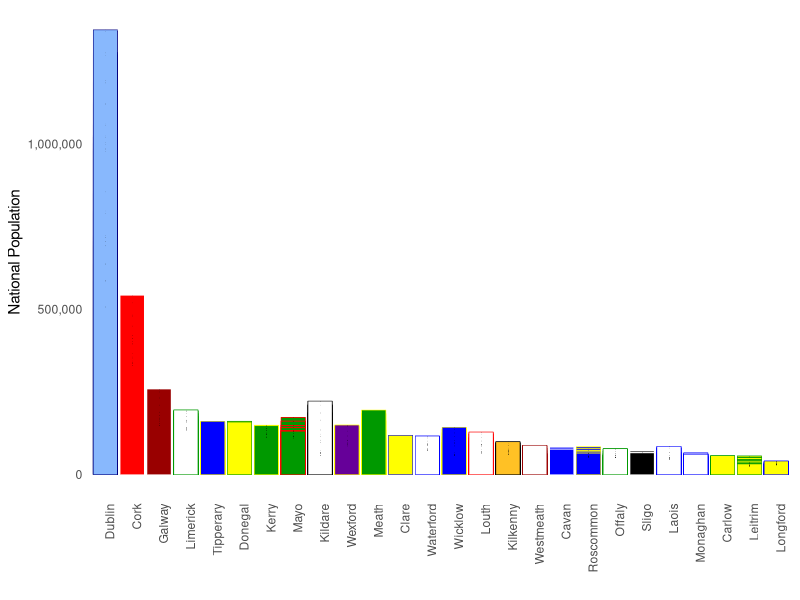

Write the R code that produced this figure. (Note: this script raises an error after producing the figure.)
library(readr)
library(tidyr)
library(dplyr)
library(ggplot2)
library(gganimate)
library(tweenr)
library(scales)

popData <- read_csv("pop/censusPop1926_2016.csv")

national <- tidyPopData <- read_csv("pop/censusPop1926_2016.csv") %>% 
    gather(year, population, 2:18) %>%
    group_by(year) %>% 
    summarise(natPop = sum(population))
    
tidyPopData <- read_csv("pop/censusPop1926_2016.csv") %>% 
    gather(year, population, 2:18) %>%
    mutate(county = ifelse(county %in% c("North Tipperary", "South Tipperary"), 
                           "Tipperary",
                           county),
           county = as.factor(county),
           year = as.factor(year)) %>% 
    group_by(county, year) %>% 
    summarise(population = sum(population)) %>% 
    left_join(national, by = "year") %>% 
    mutate(popProp = population / natPop)

countyColours <- read_csv("pop/countyColours.csv")

fill <- setNames(as.character(countyColours$fill), countyColours$county)
line <- setNames(as.character(countyColours$line), countyColours$county)

years <- unique(tidyPopData$year)

pop_edit <- tidyPopData %>% 
    arrange(county, year) %>% 
    mutate(year = as.numeric(year)) %>% 
    select(population, year, county) %>%
    rename(y = population, time = year, id = county) %>%
    mutate(ease = "linear")

pop_tween <- tween_elements(pop_edit, "time", "id", "ease", nframes = 300)

pop_tween <- pop_tween %>%
    mutate(year = round(time), county = .group)

tidyPopData <- tidyPopData %>% 
    mutate(year = as.numeric(year))

pop_tween <- inner_join(pop_tween, tidyPopData)

p <- pop_tween %>% 
    #filter(year == i) %>%
    transform(county = reorder(county, -population)) %>%
    ggplot(aes(county, y, colour = county, fill = county, frame = .frame)) +
    geom_bar(stat = "identity", position = "identity", size = 0.2) +
    geom_text(aes(label = year), colour = "black", size = 0.1) +
    scale_fill_manual(name = "county", values = fill) +
    scale_colour_manual(name = "county", values = line) +
    scale_y_continuous(labels = comma) +
    labs(x = "", y = "National Population") +
    theme_minimal() +
    theme(axis.text.x = element_text(angle = 90, hjust = 1),
          legend.position="none",
          panel.background = element_blank(),
          panel.grid = element_blank(),
          plot.title = element_text(size = 20))
    
    
gganimate(p, filename = "census19262016.gif", title_frame = FALSE, interval = 0.2)
